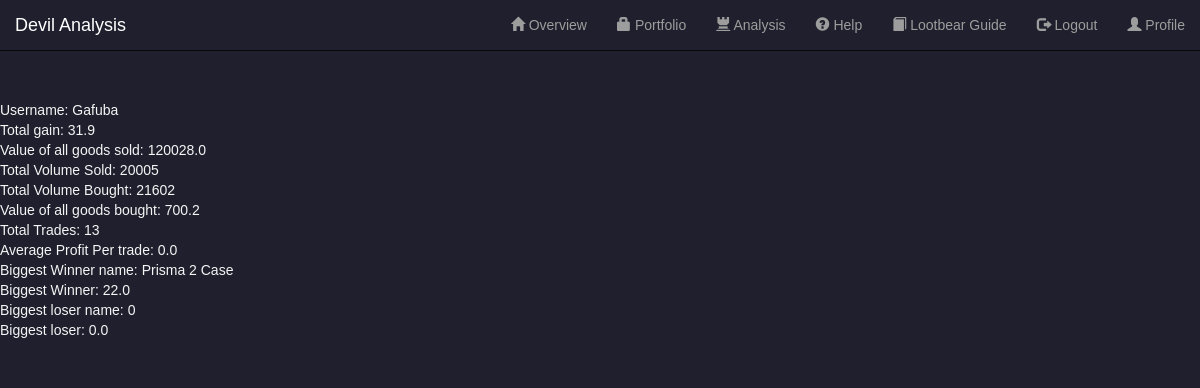
The page /profile/ (signed in) on the database as committed earlier.
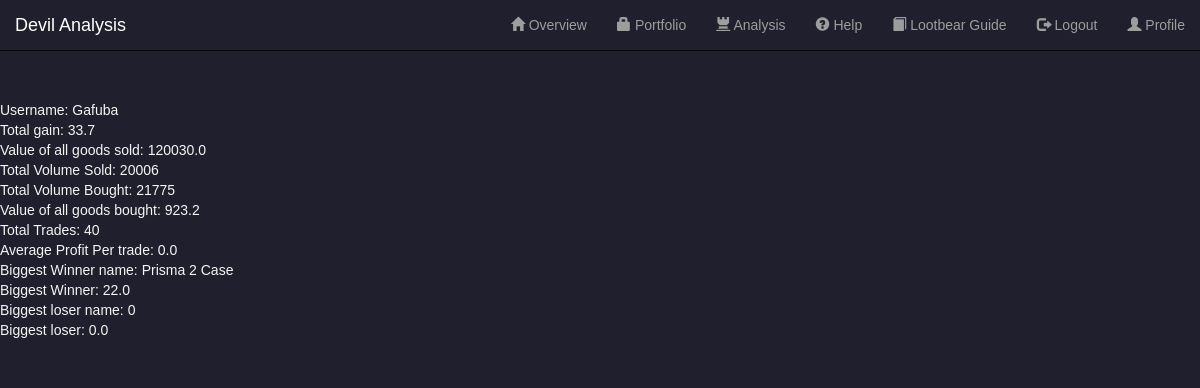
The same page on the database as committed later.
### main/models.py (models this page shows)
class UserStats(models.Model):
    name = models.ForeignKey(User, on_delete=models.CASCADE)
    total_gain = models.DecimalField(decimal_places=1, max_digits=12)
    total_volume_sold = models.IntegerField()
    total_volume_sold_value = models.DecimalField(
        decimal_places=1, max_digits=12)
    total_volume_bought = models.IntegerField()
    total_volume_bought_value = models.DecimalField(
        decimal_places=1, max_digits=12)
    total_trades = models.IntegerField()
    average_profit_per_trade = models.DecimalField(
        decimal_places=1, max_digits=12)
    biggest_winner_name = models.CharField(max_length=255)
    biggest_winner = models.DecimalField(
        decimal_places=1, max_digits=12)
    biggest_loser_name = models.CharField(max_length=255)
    biggest_loser = models.DecimalField(
        decimal_places=1, max_digits=12)

### main/views.py (the view)
# urls.py: path('profile/', main_view.profile, name='profile'),
def profile(request):
    u_id = request.user.id
    user_object = (User.objects.get(id=u_id))
    if (user_object.userstats_set.filter(name=request.user.id)).exists():
        stats = (user_object.userstats_set.filter(
            name=request.user.id))[0]
    else:
        stats = UserStats.objects.create(name=request.user, total_gain=0, total_volume_sold=0, total_volume_sold_value=0, total_volume_bought=0,
                                         total_volume_bought_value=0, total_trades=0, average_profit_per_trade=0, biggest_winner_name=0, biggest_winner=0, biggest_loser_name=0, biggest_loser=0)
    return render(request, "main/profile.html", {"stats": stats})

### main/templates/main/profile.html (shortened to what this page needs)
{% extends "main/index.html" %} {% load crispy_forms_tags %} {% block start %}
{% if user.is_authenticated %}
Username:                  {{stats.name}} </br>
Total gain:                {{stats.total_gain}}</br>
Value of all goods sold:   {{stats.total_volume_sold_value}}</br>
Total Volume Sold:         {{stats.total_volume_sold}}</br>
Total Volume Bought:       {{stats.total_volume_bought}}</br>
Value of all goods bought: {{stats.total_volume_bought_value}}</br>
Total Trades:              {{stats.total_trades}}</br>
Average Profit Per trade:  {{stats.average_profit_per_trade}}</br>
Biggest Winner name:       {{stats.biggest_winner_name}}</br>
Biggest Winner:            {{stats.biggest_winner}}</br>
Biggest loser name:        {{stats.biggest_loser_name}}</br>
Biggest loser:             {{stats.biggest_loser}}</br>
{%else%}
<main>poo</main>
{% endif %} {% endblock start %}

### main/templates/main/index.html (shortened to what this page needs)
{% load static %}
{% load crispy_forms_tags %}
<!DOCTYPE html>
<html lang="en">
<head>
<link rel="stylesheet" href="https://maxcdn.bootstrapcdn.com/bootstrap/3.3.7/css/bootstrap.min.css" />
</head>
<body class="container-fluid">
<header class="row">
	<nav class="navbar navbar-inverse navbar-fixed-top">
	<div class="container-fluid">
		<div class="navbar-header">
		<a class="navbar-brand" class="styleheader" href="{% url "index" %}">Devil Analysis</a>
		</div>
		<div class="collapse navbar-collapse" id="mainNavBar">
		<ul class="nav navbar-nav navbar-right">
			{% if user.is_authenticated %}
			<li><a href="{% url "overview" %}"><span class="glyphicon glyphicon-home"></span>  Overview</a></li>
			<li><a href="{% url "portfolio" %}"><span class="glyphicon glyphicon-lock"></span>  Portfolio</a></li>
			<li><a href="{% url "analysis" %}"><span class="glyphicon glyphicon-tower"></span>  Analysis</a></li>
			<li><a href="{% url "help" %}"><span class="glyphicon glyphicon-question-sign"></span>  Help</a></li>
			<li><a href="{% url "index" %}"><span class="glyphicon glyphicon-book"></span>  Lootbear Guide</a></li>
			<li><a href="{% url "logout" %}"><span class="glyphicon glyphicon-log-out"></span>  Logout</a></li>
			<li><a href="{% url "profile" %}"><span class="glyphicon glyphicon-user"></span>  Profile</a></li>
			{% else %}
			<li><a href="{% url "register" %}"><span class="glyphicon glyphicon-user"></span>  Sign up</a></li>
			<li><a href="{% url "login" %}"><span class="glyphicon glyphicon-log-in"></span>  Log in</a></li>
			{% endif %}
		</ul>
		</div>
	</div>
	</nav>
</header>
<br/>
<br>
<br>
<div class="row">
	{% block start %}{% endblock %}
</div>
</body>
</html>

### main/templates/main/index.html (style rules this page uses)
div { font-family: "Arial", sans-serif; background-color: #1f1f2d; color: #333; margin: 0; padding: 0; }
div { font-family: "Arial", sans-serif; color: #f5f5f5; }
body { font-family: "Arial", sans-serif; background-color: #1f1f2d; color: #333; margin: 0; padding: 0; }
header { background-color: #171820; color: #fff; text-align: center; padding: 20px; }
.navbar { font-family: "Arial", sans-serif; background-color: #141421; color: #fff; }

Rows that differ between the two databases and show on the page:
changed UserStats "Prisma 2 Case": total_gain "31.9" → "33.7"; total_volume_sold_value "120028.0" → "120030.0"; total_volume_sold "20005" → "20006"; total_volume_bought "21602" → "21775"; total_volume_bought_value "700.2" → "923.2"; total_trades "13" → "40"
